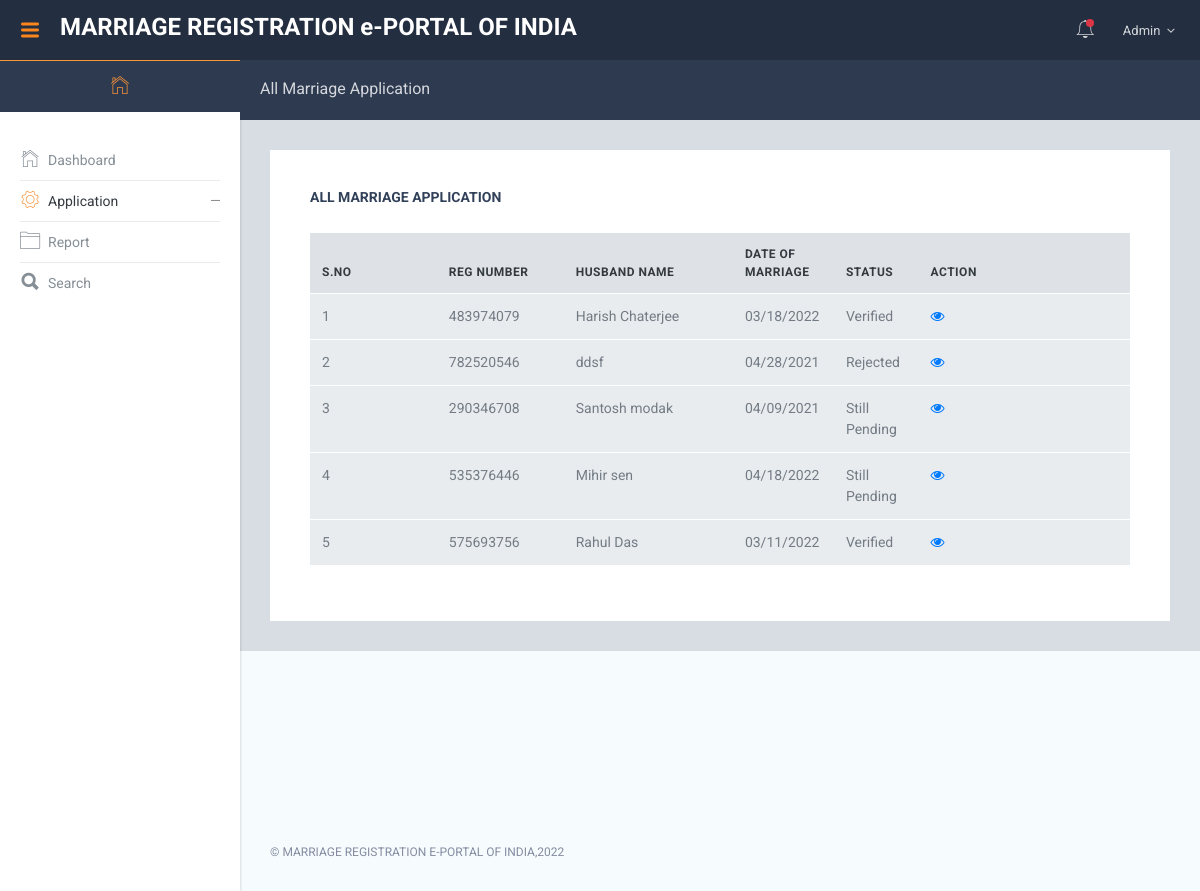
Screenshot of /omrs/admin/all-marriage-application.php (signed in) with the database file from the repository.
### tables this page shows
CREATE TABLE `tblregistration` (
  `ID` int(10) NOT NULL,
  `RegistrationNumber` varchar(100) DEFAULT NULL,
  `UserID` int(10) DEFAULT NULL,
  `DateofMarriage` varchar(200) NOT NULL,
  `HusbandName` varchar(200) DEFAULT NULL,
  `HusImage` varchar(200) NOT NULL,
  `HusbandReligion` varchar(50) DEFAULT NULL,
  `Husbanddob` varchar(200) DEFAULT NULL,
  `HusbandSBM` varchar(50) DEFAULT NULL,
  `HusbandAdd` mediumtext DEFAULT NULL,
  `HusbandZipcode` int(10) DEFAULT NULL,
  `HusbandState` varchar(200) DEFAULT NULL,
  `HusbandAdharno` varchar(200) DEFAULT NULL,
  `WifeName` varchar(200) DEFAULT NULL,
  `WifeImage` varchar(200) NOT NULL,
  `WifeReligion` varchar(200) DEFAULT NULL,
  `Wifedob` varchar(200) DEFAULT NULL,
  `WifeSBM` varchar(50) DEFAULT NULL,
  `WifeAdd` mediumtext DEFAULT NULL,
  `WifeZipcode` int(10) DEFAULT NULL,
  `WifeState` varchar(200) DEFAULT NULL,
  `WifeAdharNo` varchar(200) DEFAULT NULL,
  `WitnessNamefirst` varchar(200) DEFAULT NULL,
  `WitnessAddressFirst` mediumtext DEFAULT NULL,
  `WitnessNamesec` varchar(200) DEFAULT NULL,
  `WitnessAddresssec` mediumtext DEFAULT NULL,
  `WitnessNamethird` varchar(200) DEFAULT NULL,
  `WitnessAddressthird` mediumtext DEFAULT NULL,
  `RegDate` timestamp NOT NULL DEFAULT current_timestamp() ON UPDATE current_timestamp(),
  `Status` varchar(100) DEFAULT NULL,
  `Remark` varchar(120) DEFAULT NULL,
  `UpdationDate` timestamp NULL DEFAULT NULL ON UPDATE current_timestamp()
);

### omrs/admin/all-marriage-application.php (the view, shortened to what this page needs)
<?php
include('includes/dbconnection.php');
if (strlen($_SESSION['omrsaid']==0)) {
  header('location:logout.php');
  } else{
  ?>
<!DOCTYPE html>
<html lang="en">
  <head>
    <link href="lib/font-awesome/css/font-awesome.css" rel="stylesheet">
    <link href="lib/Ionicons/css/ionicons.css" rel="stylesheet">
    <link href="lib/perfect-scrollbar/css/perfect-scrollbar.css" rel="stylesheet">
    <link href="lib/jquery-toggles/toggles-full.css" rel="stylesheet">
    <link href="lib/highlightjs/github.css" rel="stylesheet">
    <link href="lib/datatables/jquery.dataTables.css" rel="stylesheet">
    <link href="lib/select2/css/select2.min.css" rel="stylesheet">
    <link rel="stylesheet" href="css/amanda.css">
  </head>
  <body>
<?php include_once('includes/header.php');
include_once('includes/sidebar.php');
 ?>
    <div class="am-pagetitle">
      <h5 class="am-title">All Marriage Application</h5>
    </div>
    <div class="am-mainpanel">
      <div class="am-pagebody">
        <div class="card pd-20 pd-sm-40">
          <h6 class="card-body-title">All Marriage Application</h6>
          <div class="table-wrapper" style="padding-top: 20px">
            <table id="datatable1" class="table display responsive nowrap">
              <thead>
                <tr>
                  <th class="wd-15p">S.No</th>
                  <th class="wd-15p">Reg Number</th>
                  <th class="wd-20p">Husband Name</th>
                  <th class="wd-10p">Date of Marriage</th>
                  <th class="wd-10p">Status</th>
                  <th class="wd-25p">Action</th>
                </tr>
              </thead>
              <tbody>
                <?php
$sql="SELECT * from tblregistration";
$query = $dbh -> prepare($sql);
$query->execute();
$results=$query->fetchAll(PDO::FETCH_OBJ);
$cnt=1;
if($query->rowCount() > 0)
{
foreach($results as $row)
{               ?>
                <tr>
                  <td><?php echo htmlentities($cnt);?></td>
                  <td><?php  echo htmlentities($row->RegistrationNumber);?></td>
                  <td><?php  echo htmlentities($row->HusbandName);?></td>
                  <td><?php  echo htmlentities($row->DateofMarriage);?></td>
                <?php if($row->Status==""){ ?>
                     <td><?php echo "Still Pending"; ?></td>
<?php } else { ?>                  <td><?php  echo htmlentities($row->Status);?>
                  </td>
                  <?php } ?>
                  <td><a href="view-marriage-application-detail.php?viewid=<?php echo htmlentities ($row->ID);?>"><i class="fa fa-eye" aria-hidden="true"></i></a></td>
                </tr>
              <?php $cnt=$cnt+1;}} ?>
              </tbody>
            </table>
          </div>
        </div>
      </div>
     <?php include_once('includes/footer.php');?>
    </div>
  </body>
</html>
<?php }  ?>

### omrs/admin/includes/header.php (shortened to what this page needs)
 <div class="am-header">
      <div class="am-header-left">
        <a id="naviconLeft" href="" class="am-navicon d-none d-lg-flex"><i class="icon ion-navicon-round"></i></a>
        <a href="../index.php" class="am-logo">MARRIAGE REGISTRATION e-PORTAL OF INDIA</a>
      </div>
      <div class="am-header-right">
        <div class="dropdown dropdown-notification">
          <a href="" class="nav-link pd-x-7 pos-relative" data-toggle="dropdown">
            <i class="icon ion-ios-bell-outline tx-24"></i>
            <span class="square-8 bg-danger pos-absolute t-15 r-0 rounded-circle"></span>
          </a>
        </div>
        <div class="dropdown dropdown-profile">
          <a href="" class="nav-link nav-link-profile" data-toggle="dropdown">
            <?php
$aid=$_SESSION['omrsaid'];
$sql="SELECT AdminName,Email from  tbladmin where ID=:aid";
$query = $dbh -> prepare($sql);
$query->bindParam(':aid',$aid,PDO::PARAM_STR);
$query->execute();
$results=$query->fetchAll(PDO::FETCH_OBJ);
$cnt=1;
if($query->rowCount() > 0)
{
foreach($results as $row)
{               ?>
            <span class="logged-name"><span class="hidden-xs-down"><?php  echo $row->AdminName;?></span> <i class="fa fa-angle-down mg-l-3"></i></span><?php $cnt=$cnt+1;}} ?>
          </a>
        </div>
      </div>
    </div>

### omrs/admin/includes/sidebar.php (shortened to what this page needs)
<div class="am-sideleft">
   <ul class="nav am-sideleft-tab">
   <li style="width:300px">
       <a href="#mainMenu" class="nav-link active"><i class="icon ion-ios-home-outline tx-24"></i></a>
     </li>
   </ul>
   <div class="tab-content">
     <div id="mainMenu" class="tab-pane active">
       <ul class="nav am-sideleft-menu">
         <li class="nav-item">
           <a href="dashboard.php" class="nav-link">
             <i class="icon ion-ios-home-outline"></i>
             <span>Dashboard</span>
           </a>
         </li>
         <li class="nav-item">
           <a href="" class="nav-link with-sub active show-sub">
             <i class="icon ion-ios-gear-outline"></i>
             <span>Application</span>
           </a>
         </li>
     <li class="nav-item">
           <a href="between-dates-application-report.php" class="nav-link">
             <i class="icon ion-ios-folder-outline"></i>
             <span>Report</span>
           </a>
         </li>
         <li class="nav-item">
           <a href="search.php" class="nav-link">
             <i class="icon ion-search"></i>
             <span>Search</span>
           </a>
         </li>
       </ul>
     </div>
   </div>
 </div>

### omrs/admin/includes/footer.php
<div class="am-footer" style="padding-top: 20%; background-color: #f6fcfe ;">
        <span style="text-align: center;">© MARRIAGE REGISTRATION E-PORTAL OF INDIA,2022</span>
      </div>

### rows the page displays
tblregistration: RegistrationNumber "483974079", HusbandName "Harish Chaterjee", DateofMarriage "03/18/2022", Status "Verified"
tblregistration: RegistrationNumber "782520546", HusbandName "ddsf", DateofMarriage "04/28/2021", Status "Rejected"
tblregistration: RegistrationNumber "290346708", HusbandName "Santosh modak", DateofMarriage "04/09/2021", shows "Still Pending"
tblregistration: RegistrationNumber "535376446", HusbandName "Mihir sen", DateofMarriage "04/18/2022", shows "Still Pending"
tblregistration: RegistrationNumber "575693756", HusbandName "Rahul Das", DateofMarriage "03/11/2022", Status "Verified"

### other values shown
$row->AdminName "Admin"
